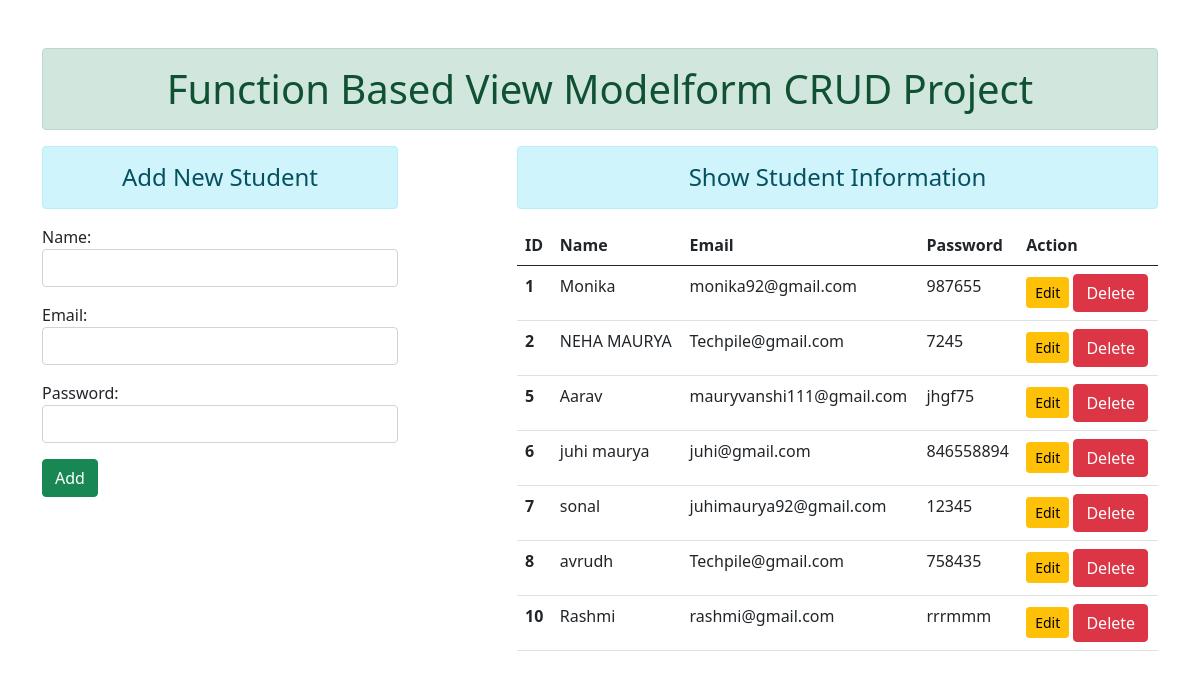
The page / on the database its author committed.
### enroll/models.py (models this page shows)
class User(models.Model):
    name=models.CharField(max_length=70)
    email=models.EmailField(max_length=100)
    password=models.CharField(max_length=100)

### enroll/views.py (the view)
# urls.py: path('', views.add_show,name="addandshow"),
def add_show(request):
 if request.method=='POST':
    fm=StudentRegistration(request.POST)
    if fm.is_valid():
       nm=fm.cleaned_data['name']
       em=fm.cleaned_data['email']
       pw=fm.cleaned_data['password']
       reg=User(name=nm, email=em,password=pw)
       reg.save()
       fm=StudentRegistration()
 else:
    fm=StudentRegistration()
 stud=User.objects.all()
 return render(request,'enroll/addandshow.html',{'form':fm,'stu':stud})

### enroll/forms.py
class StudentRegistration(forms.ModelForm):
 class Meta:
  model = User
  fields = ['name','email','password']
  widgets={
      'name':forms.TextInput(attrs={'class':'form-control'}),
      'email':forms.EmailInput(attrs={'class':'form-control'}),
      'password':forms.PasswordInput(render_value=True, attrs={'class':'form-control'}),   #password ko show krne ke liye (render_value=True,) ka use krte hai.
  }

### enroll/templates/enroll/addandshow.html (shortened to what this page needs)
{% extends 'enroll/base.html' %}
{% block content %}
<div class="row">
    <div class="col-sm-4">
        <h4 class="text-center alert alert-info"> Add New Student</h4>
        <form action="" method="POST">
          {{form.as_p}}
          <input type="submit" class="btn btn-success" value="Add">
        </form>
    </div>
<div class="col-sm-7 offset-1">
  <h4 class="text-center alert alert-info">Show Student Information</h4>
  {% if stu %}
    <table class="table">
      <thead>
        <tr>
          <th scope="col">ID</th>
          <th scope="col">Name</th>
          <th scope="col">Email</th>
          <th scope="col">Password</th>
          <th scope="col">Action</th>
        </tr>
      </thead>
      <tbody>
        {% for st in stu %}
        <tr>
          <th scope="row">{{st.id}}</th>
          <td>{{st.name}}</td>
          <td>{{st.email}}</td>
          <td>{{st.password}}</td>
          <td>
            <a href="{% url 'updatedata' st.id %}" class="btn btn-warning btn-sm">Edit</a>
            <form action="{% url 'deletedata' st.id %}" method="post" class="d-inline">{% csrf_token %}
              <input type="submit" class="btn btn-danger" value="Delete">
            </form>
          </td>
        </tr>
        {% endfor %}
      </tbody>
    </table>
  {% else %}
  <h4 class="text-center alert alert-warning">no racorde</h4>
  {% endif %}
</div>
</div>
{% endblock content %}

### enroll/templates/enroll/base.html (shortened to what this page needs)
<!DOCTYPE html>
{% load static %}
<html Lang="en">
    <head>
        <link rel="stylesheet" href="{% static 'enroll/css/bootstrap.css' %}">
    </head>
    <body>
        <div class="container mt-5">
        <h1 class="text-center alert alert-success">Function Based View Modelform CRUD Project</h1>
        {% block content %} {% endblock content %}
        </div>
    </body>
</html>

### rows shown on the page
User: id "1", name "Monika", email "monika92@gmail.com", password "987655"
User: id "2", name "NEHA MAURYA", email "Techpile@gmail.com", password "7245"
User: id "5", name "Aarav", email "mauryvanshi111@gmail.com", password "jhgf75"
User: id "6", name "juhi maurya", email "juhi@gmail.com", password "846558894"
User: id "7", name "sonal", email "juhimaurya92@gmail.com", password "12345"
User: id "8", name "avrudh", email "Techpile@gmail.com", password "758435"
User: id "10", name "Rashmi", email "rashmi@gmail.com", password "rrrmmm"
